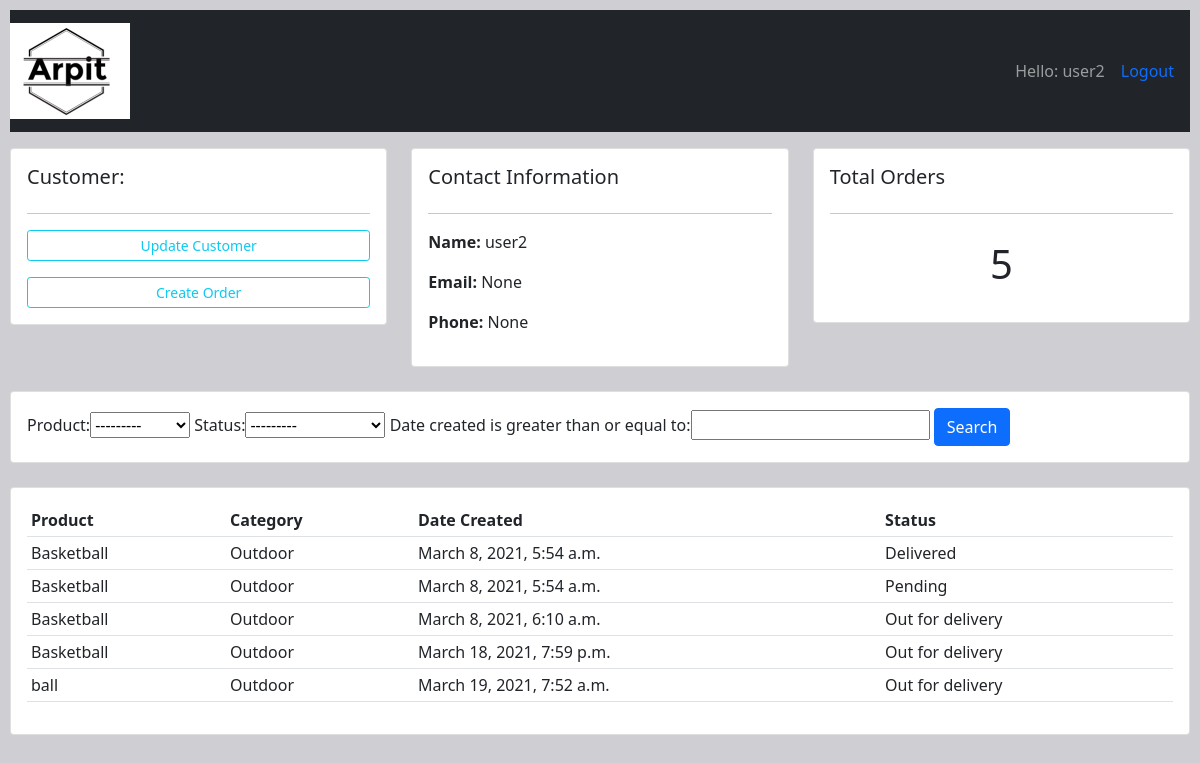
/customer/5 (signed in), run on the app's committed database.
### crm1/models.py (models this page shows, shortened)
class Customer(models.Model):
    user = models.OneToOneField(User, null=True, on_delete=models.CASCADE)
    name = models.CharField(max_length=250, null=True)
    phone = models.CharField(max_length=15, null=True)
    email = models.EmailField(max_length=50, null=True)
    date_created = models.DateTimeField(auto_now_add=True, null=True)
    profile_picture = models.ImageField(default='Arpit.png',null=True, blank=True)

class Order(models.Model):
    STATUS = (
        ('Pending', 'Pending'),
        ('Out for delivery', 'Out for delivery'),
        ('Delivered', 'Delivered'),
    )
    customer = models.ForeignKey(
        Customer, null=True, on_delete=models.SET_NULL)
    product = models.ForeignKey(Product, null=True, on_delete=models.SET_NULL)
    date_created = models.DateTimeField(auto_now_add=True, null=True)
    status = models.CharField(max_length=200, choices=STATUS)

class Product(models.Model):
    CATEGORY = (
        ('Indoor', 'Indoor'),
        ('Outdoor', 'Outdoor'),
    )
    name = models.CharField(max_length=250, null=True)
    price = models.FloatField(null=True)
    category = models.CharField(max_length=250, null=True, choices=CATEGORY)
    description = models.CharField(max_length=200, null=True, blank=True
                                   )
    date_created = models.DateTimeField(auto_now_add=True, null=True)
    tags = models.ManyToManyField(Tag)
    def __str__(self):
        return self.name

### crm1/views.py (the view)
# urls.py: re_path('customer/(?P<pk>\d+)$', views.customer, name='customer'),
@login_required(login_url='login')
def customer(request, pk):
    req_customer = Customer.objects.get(id=pk)
    order = req_customer.order_set.all()
    orderfilter = OrderFilter(request.GET, queryset=order)
    order = orderfilter.qs
    total_count = order.count()
    context = {"customer": req_customer, "order": order, "count": total_count,
               "orderfilter": orderfilter}
    return render(request, 'crm1/customer.html', context)

### crm1/templates/crm1/customer.html (shortened to what this page needs)
{% extends 'crm1/base.html' %}
{% block content %}
<div class="row">
	<div class="col-md">
		<div class="card card-body">
			<h5>Customer:</h5>
			<hr>
			<a class="btn btn-outline-info  btn-sm btn-block" href="{% url 'account_setting' %}">Update Customer</a>
			<a class="btn btn-outline-info  btn-sm btn-block" href="{% url 'create_order' customer.id%}">Create Order</a>
		</div>
	</div>
	<div class="col-md">
		<div class="card card-body">
			<h5>Contact Information</h5>
			<hr>
			<p> <b>Name: </b>  {{customer.name}}</p>
			<p> <b>Email:</b> {{customer.email}} </p>
			<p> <b>Phone:</b> {{customer.phone}} </p>
		</div>
	</div>
	<div class="col-md">
		<div class="card card-body">
			<h5>Total Orders</h5>
			<hr>
			<h1 style="text-align: center;padding: 10px">{{count}}</h1>
		</div>
	</div>
</div>
<br>
<div class="row">
	<div class="col">
		<div class="card card-body">
			<form method="get">
				{{orderfilter.form}}
				<button class="btn btn-primary" type="submit">Search</button>
			</form>
		</div>
	</div>
</div>
<br>
<div class="row">
	<div class="col-md">
		<div class="card card-body">
			<table class="table table-sm">
				<tr>
					<th>Product</th>
					<th>Category</th>
					<th>Date Created</th>
					<th>Status</th>
				</tr>
				{% for orders in order %}
				<tr>
					<td>{{orders.product.name}}</td>
					<td>{{orders.product.category}}</td>
					<td>{{orders.date_created}}</td>
					<td>{{orders.status}}</td>
				</tr>
				{% endfor %}
			</table>
		</div>
	</div>
</div>
{% endblock %}

### crm1/templates/crm1/navbar.html (shortened to what this page needs)
{% load static %}
<nav class="navbar navbar-expand-lg navbar-dark bg-dark">
  <a class="navbar-brand" href="#">
    <img src="{% static 'media/Arpit.png'%}" alt="Navabar">
  </a>
  <span class="navbar-text">
    Hello: {{request.user}}
  </span>
   <span>
    <a class="nav-link" href="{% url 'logout' %}">Logout</a>
   </span>
</nav>

### crm1/static/css/base.css (style rules this page uses)
body { background-color:#CFCED3; margin: 10px 10px 10px 10px; }

### data on the page
Customer: name "user2", email "None", phone "None"
Order: product.name "Basketball", product.category "Outdoor", date_created "March 8, 2021, 5:54 a.m.", status "Delivered"
Order: product.name "Basketball", product.category "Outdoor", date_created "March 8, 2021, 5:54 a.m.", status "Pending"
Order: product.name "Basketball", product.category "Outdoor", date_created "March 8, 2021, 6:10 a.m.", status "Out for delivery"
Order: product.name "Basketball", product.category "Outdoor", date_created "March 18, 2021, 7:59 p.m.", status "Out for delivery"
Order: product.name "ball", product.category "Outdoor", date_created "March 19, 2021, 7:52 a.m.", status "Out for delivery"

### other printed values
{{ request.user }} "user2"
{{ count }} "5"
